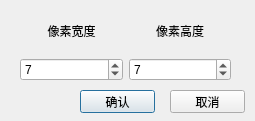
<?xml version="1.0" encoding="UTF-8"?>
<ui version="4.0">
 <class>Blur</class>
 <widget class="QDialog" name="Blur">
  <property name="geometry">
   <rect>
    <x>0</x>
    <y>0</y>
    <width>255</width>
    <height>121</height>
   </rect>
  </property>
  <property name="windowTitle">
   <string>Dialog</string>
  </property>
  <widget class="QPushButton" name="pushButton">
   <property name="geometry">
    <rect>
     <x>80</x>
     <y>90</y>
     <width>75</width>
     <height>23</height>
    </rect>
   </property>
   <property name="text">
    <string>确认</string>
   </property>
  </widget>
  <widget class="QPushButton" name="pushButton_2">
   <property name="geometry">
    <rect>
     <x>170</x>
     <y>90</y>
     <width>75</width>
     <height>23</height>
    </rect>
   </property>
   <property name="text">
    <string>取消</string>
   </property>
  </widget>
  <widget class="QWidget" name="">
   <property name="geometry">
    <rect>
     <x>20</x>
     <y>10</y>
     <width>211</width>
     <height>71</height>
    </rect>
   </property>
   <layout class="QVBoxLayout" name="verticalLayout">
    <item>
     <layout class="QHBoxLayout" name="horizontalLayout">
      <item>
       <widget class="QLabel" name="label">
        <property name="text">
         <string>像素宽度</string>
        </property>
        <property name="alignment">
         <set>Qt::AlignCenter</set>
        </property>
       </widget>
      </item>
      <item>
       <widget class="QLabel" name="label_2">
        <property name="text">
         <string>像素高度</string>
        </property>
        <property name="alignment">
         <set>Qt::AlignCenter</set>
        </property>
       </widget>
      </item>
     </layout>
    </item>
    <item>
     <layout class="QHBoxLayout" name="horizontalLayout_2">
      <item>
       <widget class="QSpinBox" name="spinBox">
        <property name="minimum">
         <number>1</number>
        </property>
        <property name="maximum">
         <number>9999</number>
        </property>
        <property name="value">
         <number>7</number>
        </property>
       </widget>
      </item>
      <item>
       <widget class="QSpinBox" name="spinBox_2">
        <property name="minimum">
         <number>1</number>
        </property>
        <property name="maximum">
         <number>9999</number>
        </property>
        <property name="value">
         <number>7</number>
        </property>
       </widget>
      </item>
     </layout>
    </item>
   </layout>
  </widget>
 </widget>
 <resources/>
 <connections/>
</ui>
